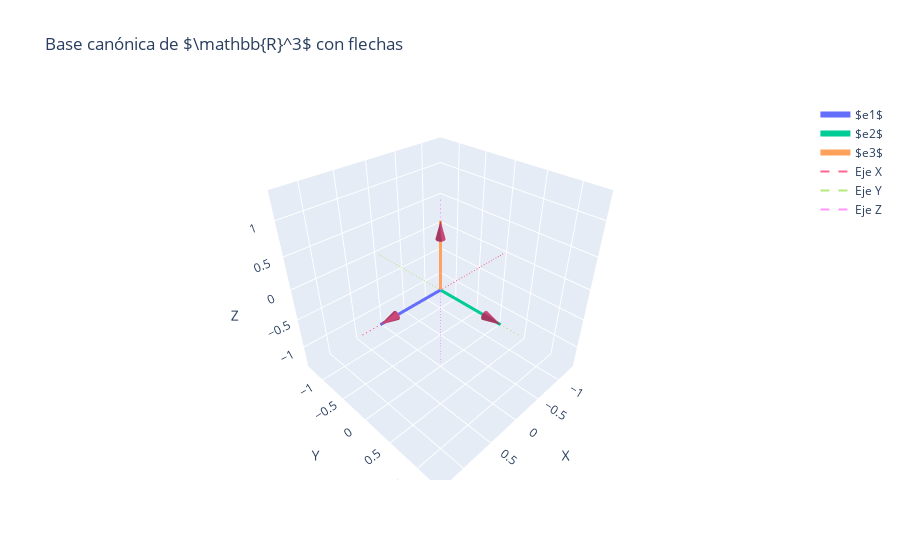

The notebook cell this image was saved under:
### Markdown cell above
Los vectores $e_{1} = (1,0,0)$, $e_{2} = (0,1,0)$ y $e_{3} = (0,0,1)$ forman una base para $\mathbb{R}^{3}$.

### Code cell
import plotly.graph_objects as go

# Vectores de la base canónica
vectors = {
    "e1": (1, 0, 0),
    "e2": (0, 1, 0),
    "e3": (0, 0, 1)
}

fig = go.Figure()

# Dibujar vectores (segmentos)
for name, (x, y, z) in vectors.items():
    fig.add_trace(go.Scatter3d(
        x=[0, x], y=[0, y], z=[0, z],
        mode="lines",
        name=fr"${name}$",
        line=dict(width=6)
    ))

    # Flecha en el extremo (cono)
    fig.add_trace(go.Cone(
        x=[x], y=[y], z=[z],
        u=[x], v=[y], w=[z],
        sizemode="absolute",
        sizeref=0.25,
        anchor="tip",
        showscale=False
    ))

# Ejes coordenados
L = 1.3
fig.add_trace(go.Scatter3d(
    x=[-L, L], y=[0, 0], z=[0, 0],
    mode="lines",
    name="Eje X",
    line=dict(dash="dash")
))

fig.add_trace(go.Scatter3d(
    x=[0, 0], y=[-L, L], z=[0, 0],
    mode="lines",
    name="Eje Y",
    line=dict(dash="dash")
))

fig.add_trace(go.Scatter3d(
    x=[0, 0], y=[0, 0], z=[-L, L],
    mode="lines",
    name="Eje Z",
    line=dict(dash="dash")
))

# Layout
fig.update_layout(
    title=r"Base canónica de $\mathbb{R}^3$ con flechas",
    scene=dict(
        xaxis_title="X",
        yaxis_title="Y",
        zaxis_title="Z",
        aspectmode="cube"
    ),
    showlegend=True
)

fig.show()

fig.write_image(r"C:\Users\marco\Downloads\representacion_base_canonica_R_3.png")

### Figure 1 — Plotly figure (JSON) as saved in the notebook; plotly's stock layout.template omitted (floating-point values rounded to 4 significant figures)
{"data": [{"line": {"width": 6}, "mode": "lines", "name": "$e1$", "type": "scatter3d", "x": [0, 1], "y": [0, 0], "z": [0, 0]}, {"anchor": "tip", "showscale": false, "sizemode": "absolute", "sizeref": 0.25, "type": "cone", "u": [1], "v": [0], "w": [0], "x": [1], "y": [0], "z": [0]}, {"line": {"width": 6}, "mode": "lines", "name": "$e2$", "type": "scatter3d", "x": [0, 0], "y": [0, 1], "z": [0, 0]}, {"anchor": "tip", "showscale": false, "sizemode": "absolute", "sizeref": 0.25, "type": "cone", "u": [0], "v": [1], "w": [0], "x": [0], "y": [1], "z": [0]}, {"line": {"width": 6}, "mode": "lines", "name": "$e3$", "type": "scatter3d", "x": [0, 0], "y": [0, 0], "z": [0, 1]}, {"anchor": "tip", "showscale": false, "sizemode": "absolute", "sizeref": 0.25, "type": "cone", "u": [0], "v": [0], "w": [1], "x": [0], "y": [0], "z": [1]}, {"line": {"dash": "dash"}, "mode": "lines", "name": "Eje X", "type": "scatter3d", "x": [-1.3, 1.3], "y": [0, 0], "z": [0, 0]}, {"line": {"dash": "dash"}, "mode": "lines", "name": "Eje Y", "type": "scatter3d", "x": [0, 0], "y": [-1.3, 1.3], "z": [0, 0]}, {"line": {"dash": "dash"}, "mode": "lines", "name": "Eje Z", "type": "scatter3d", "x": [0, 0], "y": [0, 0], "z": [-1.3, 1.3]}], "layout": {"scene": {"aspectmode": "cube", "xaxis": {"title": {"text": "X"}}, "yaxis": {"title": {"text": "Y"}}, "zaxis": {"title": {"text": "Z"}}}, "showlegend": true, "title": {"text": "Base canónica de $\\mathbb{R}^3$ con flechas"}}}
